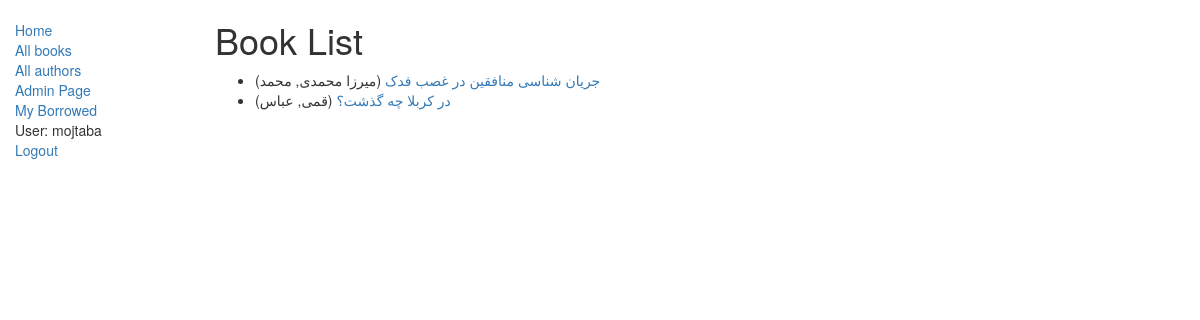
Page /catalog/books/ (signed in) on the committed database.
### catalog/models.py (models this page shows, shortened)
class Book(models.Model):
    title = models.CharField(max_length=200)
    author = models.ForeignKey('Author', on_delete=models.SET_NULL, null=True)
    summary = models.TextField(max_length=1000, help_text='Enter a brief description of the book.')
    isbn = models.CharField('ISBN', max_length=13, help_text='13 Character <a href="https://www.isbn-international.org/content/what-isbn">ISBN number</a>')
    genre = models.ManyToManyField(Genre, help_text='Select a genre for this book')
    def get_absolute_url(self):
        return reverse('catalog:book-detail', args=[str(self.id)])
    def display_genre(self):
        return ', '.join([ genre.name for genre in self.genre.all()[:3] ])
    display_genre.short_description = 'Genre'

class Author(models.Model):
    first_name = models.CharField(max_length=100)
    last_name = models.CharField(max_length=100)
    date_of_birth = models.DateField(null=True, blank=True)
    date_of_death = models.DateField('Died', null=True, blank=True)
    def __str__(self):
        return '%s, %s' % (self.last_name, self.first_name)

### catalog/views.py (the view)
class BookListView(generic.ListView):
    model = models.Book
    template_name = 'catalog/book_list.html'

### catalog/templates/catalog/book_list.html
{% extends "catalog/base_generic.html" %}
{% block content %}
    <h1>Book List</h1>
    {% if book_list %}
    <ul>
      {% for book in book_list %}
      <li>
        <a href="{{ book.get_absolute_url }}">{{ book.title }}</a> ({{book.author}})
      </li>
      {% endfor %}
    </ul>
    {% else %}
      <p>There are no books in the library.</p>
    {% endif %}
{% endblock %}

### catalog/templates/catalog/base_generic.html (shortened to what this page needs)
<!DOCTYPE html>
<html lang="en">
<head>
  <link rel="stylesheet" href="https://maxcdn.bootstrapcdn.com/bootstrap/3.3.7/css/bootstrap.min.css">
  {% load static %}
  <link rel="stylesheet" href="{% static 'catalog/styles.css' %}">
</head>
<body>
  <div class="container-fluid">
    <div class="row">
      <div class="col-sm-2">
      {% block sidebar %}
      <ul class="sidebar-nav">
          <li><a href="{% url 'catalog:index' %}">Home</a></li>
          <li><a href="{% url 'catalog:books'%}">All books</a></li>
          <li><a href="{% url 'catalog:authors'%}">All authors</a></li>
          <li><a href="/admin/">Admin Page</a></li>
          <li><a href="{% url 'catalog:my-borrowed' %}">My Borrowed</a></li>
          {% if user.is_authenticated %}
             <li>User: {{ user.get_username }}</li>
             <li><a href="{% url 'logout'%}?next={{request.path}}">Logout</a></li>
          {% else %}
             <li><a href="{% url 'login'%}?next={{request.path}}">Login</a></li>
          {% endif %}
      </ul>
     {% endblock %}
      </div>
      <div class="col-sm-10 ">
      {% block content %}{% endblock %}
      </div>
    </div>
  </div>
</body>
</html>

### catalog/static/catalog/styles.css (style rules this page uses)
.sidebar-nav { margin-top: 20px; padding: 0; list-style: none; }

### rows in the picture
Book: title "جریان شناسی منافقین در غصب فدک", author "میرزا محمدی, محمد"
Book: title "در کربلا چه گذشت؟", author "قمی, عباس"

### other values in the picture
{{ user.get_username }} "mojtaba"
